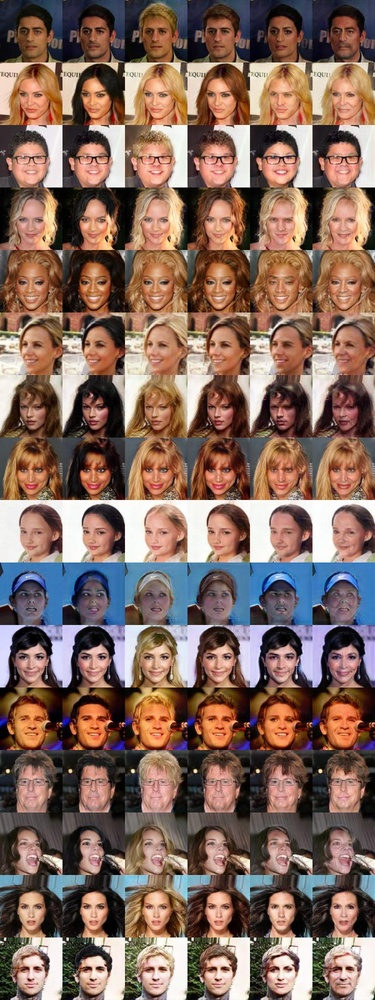
#> input picture Dataset/StarGAN/1-images.jpg, 375 x 1000 px, shrunk from 768 x 2048 before the run
$ python -i filter_def.py   (imports and definitions only)   (older library calls are emulated)
#> lines starting #> are read from the running program, lines starting #| are printed output that depends on the picture
#> further down, picture is the input picture: shape (1000, 375, 3); mean B, G, R 94.1, 105.1, 131.4
import cv2
import numpy as np

# 눈 필터
def eye(image) :
    tmp = image.copy()

    # Clahe (33)
    # RGB인 이미지를 Lab으로 바꾼다.
    # Lab = L(검점/흰색) A(초록/빨강) B(파랑/노랑)
    tmp = cv2.cvtColor(tmp, cv2.COLOR_BGR2Lab)
#> tmp: shape (1000, 375, 3); mean of channels 0, 1, 2 116.6, 138, 138.5

    # 이미지에서 rgb값을 추출한다.
    l, a, b = cv2.split(tmp)
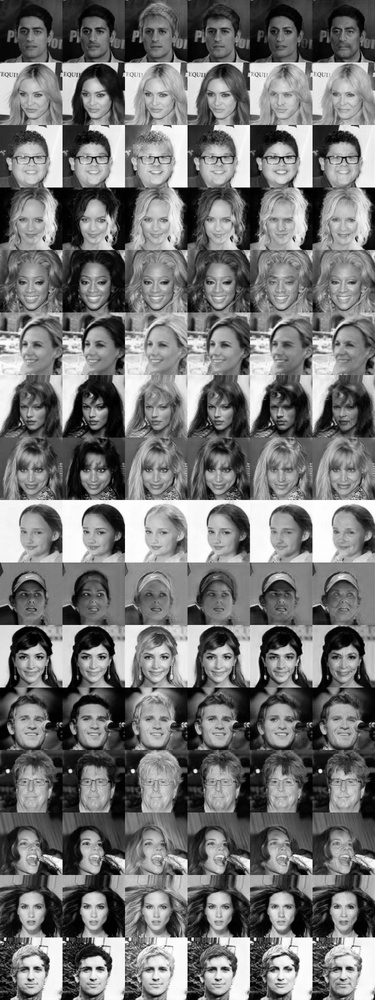
#> l: shape (1000, 375); min 0, max 255, mean 116.6
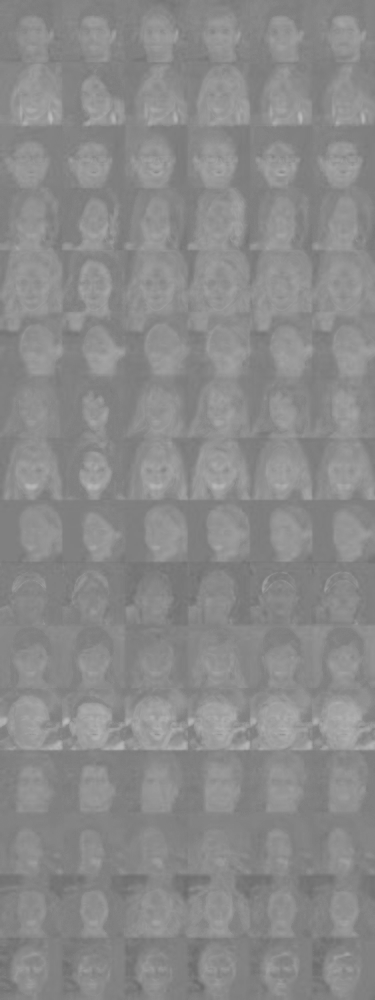
#> a: shape (1000, 375); min 107, max 187, mean 138
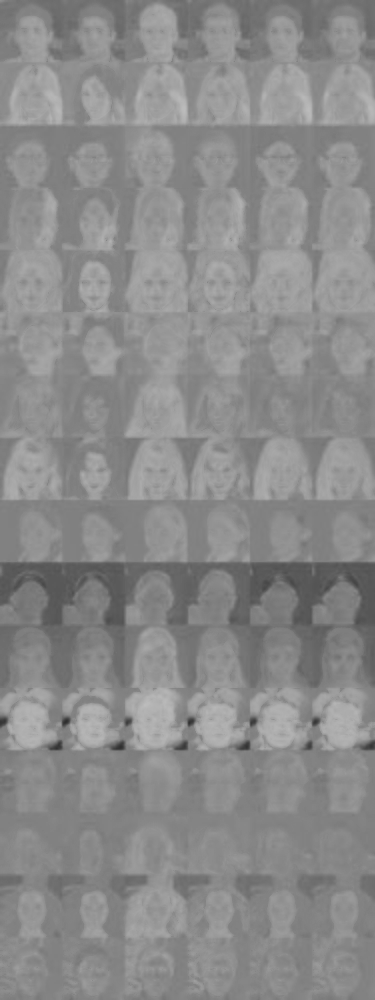
#> b: shape (1000, 375); min 46, max 188, mean 138.5

    # 세부변수인 ksize와 alpha값을 트랙바에서 가져온다.
    ksize = 1
    alpha = 1

    # CLAHE필터를 세부정보를 넣고 생성한다.
    clahe = cv2.createCLAHE(clipLimit=alpha, tileGridSize=(ksize, ksize))

    # ClAHE필터를 b에만 적용한다.
    dst = clahe.apply(l)

    # b를 CLAHE필터를 적용한 값으로 바꿔준다.
    l = dst.copy()

    # RGB를 합쳐서 3채널 이미지로 바꿔준다.
    tmp2 = cv2.merge((l, a, b))
#> tmp2: shape (1000, 375, 3); mean of channels 0, 1, 2 121.9, 138, 138.5

    # Lab으로 변경한 이미지를 다시 RGB로 바꿔준다.
    work = cv2.cvtColor(tmp2, cv2.COLOR_LAB2BGR)

    # Emboss (32)
    work = cv2.cvtColor(work, cv2.COLOR_RGB2GRAY)
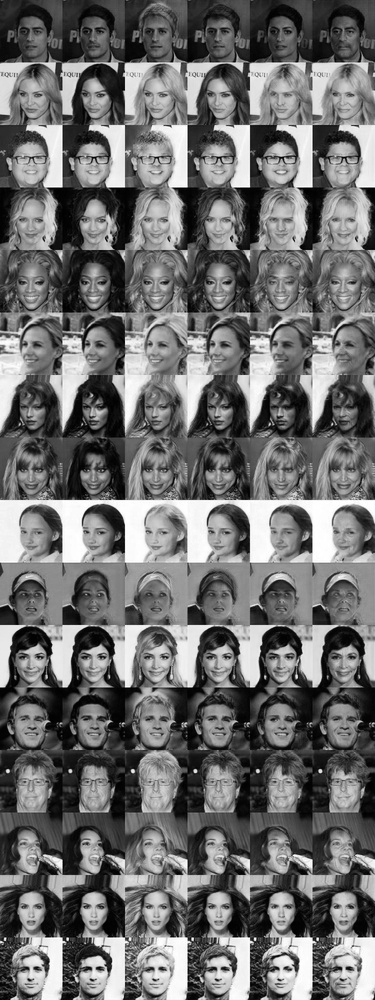
#> work: shape (1000, 375); min 1, max 255, mean 110.3
    Kernel_emboss = np.array([[-2, -1, 0], [-1, 1, 1], [0, 1, 2]])
    work = cv2.filter2D(work, cv2.CV_8U, Kernel_emboss)
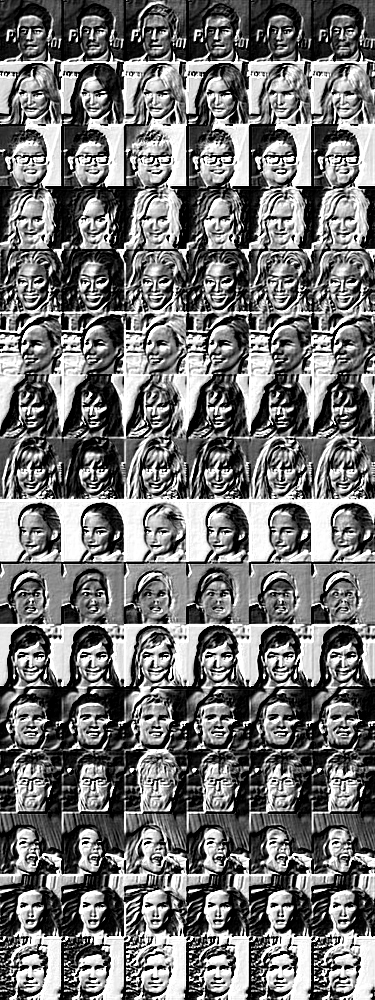
#> work: shape (1000, 375); min 0, max 255, mean 115.5
    work = cv2.cvtColor(work, cv2.COLOR_GRAY2RGB)
#> work: shape (1000, 375, 3)

    # Histogram_Equalization (31)
    work = cv2.cvtColor(work, cv2.COLOR_RGB2GRAY)
    cv2.equalizeHist(work, work)
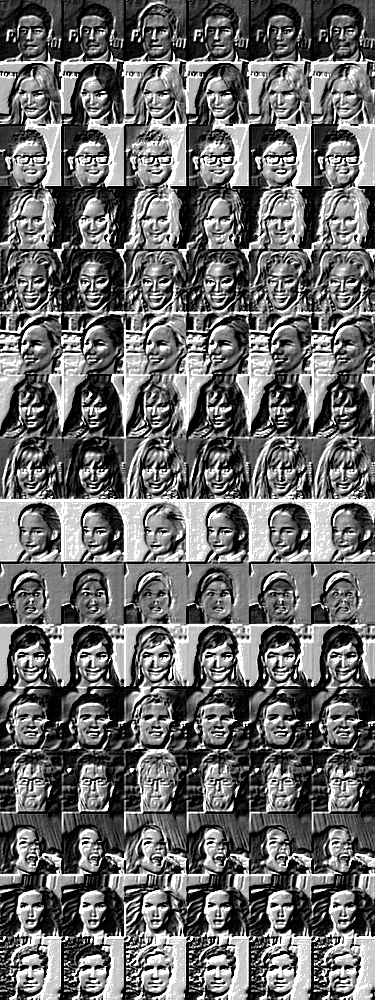
#> work: shape (1000, 375); min 0, max 255, mean 106.5
    work = cv2.cvtColor(work, cv2.COLOR_GRAY2RGB)
#> work: shape (1000, 375, 3)

    # Bilateral
    work = cv2.bilateralFilter(work, 5, 255, 255)
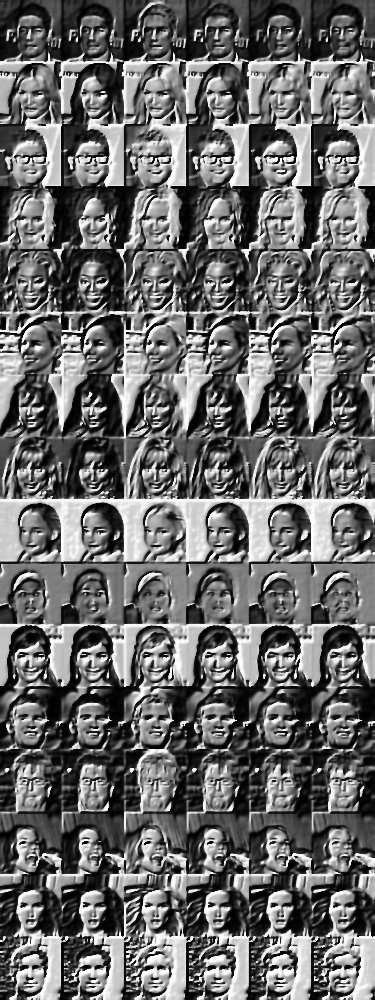
#> work: shape (1000, 375, 3); min 0, max 255, mean 106.2
    work = cv2.bilateralFilter(work, 5, 255, 255)
    work = cv2.cvtColor(work, cv2.COLOR_RGB2GRAY)
#> work: shape (1000, 375)

    work = cv2.cvtColor(work, cv2.COLOR_GRAY2RGB)

    # 필터 통과한 이미지 변수에 넣기
    return work


# 코 필터
# [461 lines left out: functions nose, mouth, face_gridnoise, face_dotnoise, face_blur, eye_glasses and 13 more, not called in this run]

>>> import cv2
>>> picture = cv2.imread('../Dataset/StarGAN/1-images.jpg')
>>> result = eye(picture)

$ run again, on Dataset/StarGAN/10-images.jpg
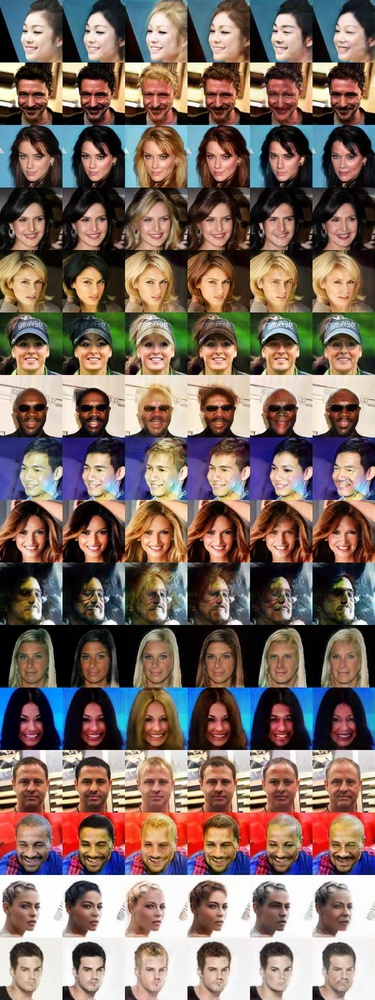
#> input picture Dataset/StarGAN/10-images.jpg, 375 x 1000 px, shrunk from 768 x 2048 before the run
#> picture is the input picture: shape (1000, 375, 3); mean B, G, R 99, 107.4, 126.8
#> tmp: shape (1000, 375, 3); mean of channels 0, 1, 2 117.7, 136, 136.3
#> in eye, `l, a, b = cv2.split(tmp)`:
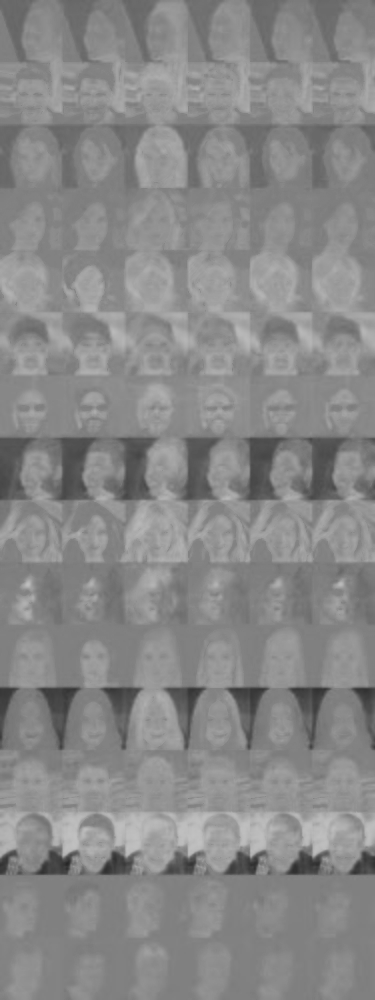
#> b: shape (1000, 375); min 38, max 193, mean 136.3
#> tmp2: shape (1000, 375, 3); mean of channels 0, 1, 2 118.5, 136, 136.3
#> in eye, `work = cv2.bilateralFilter(work, 5, 255, 255)`:
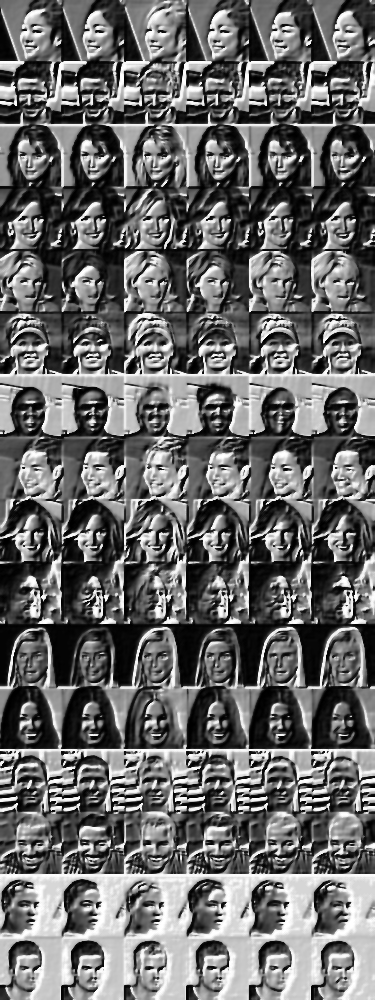
#> work: shape (1000, 375, 3); min 0, max 255, mean 106.1

$ run again, on Dataset/StarGAN/11-images.jpg
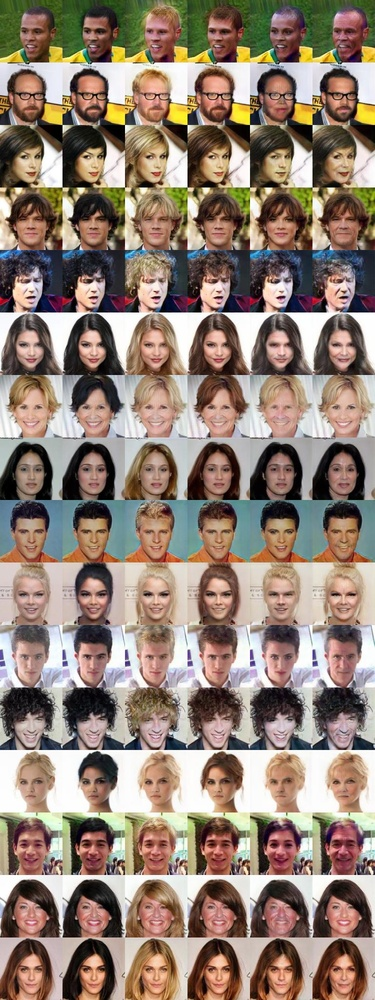
#> input picture Dataset/StarGAN/11-images.jpg, 375 x 1000 px, shrunk from 768 x 2048 before the run
#> picture is the input picture: shape (1000, 375, 3); mean B, G, R 116.1, 128.8, 146.5
#> tmp: shape (1000, 375, 3); mean of channels 0, 1, 2 137.8, 133.5, 137.7
#> in eye, `l, a, b = cv2.split(tmp)`:
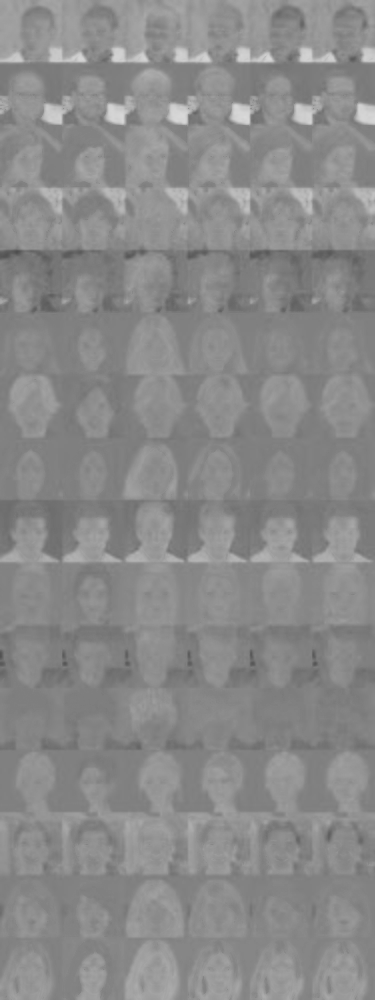
#> b: shape (1000, 375); min 79, max 217, mean 137.7
#> tmp2: shape (1000, 375, 3); mean of channels 0, 1, 2 134.3, 133.5, 137.7
#> in eye, `work = cv2.bilateralFilter(work, 5, 255, 255)`:
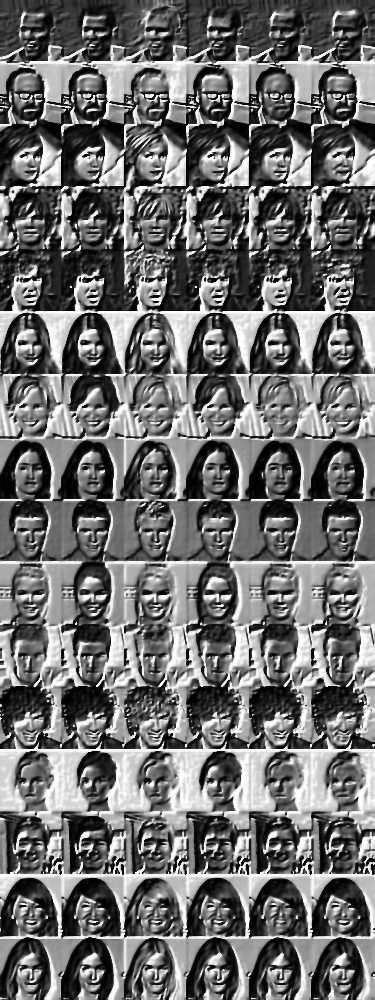
#> work: shape (1000, 375, 3); min 0, max 255, mean 109.5

$ run again, on Dataset/StarGAN/12-images.jpg
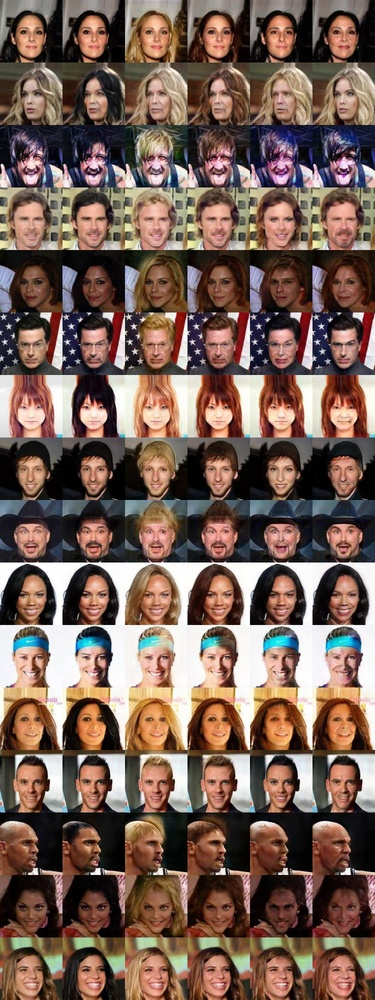
#> input picture Dataset/StarGAN/12-images.jpg, 375 x 1000 px, shrunk from 768 x 2048 before the run
#> picture is the input picture: shape (1000, 375, 3); mean B, G, R 85.8, 96.5, 120
#> tmp: shape (1000, 375, 3); mean of channels 0, 1, 2 106.3, 136.6, 137.9
#> tmp2: shape (1000, 375, 3); mean of channels 0, 1, 2 112.8, 136.6, 137.9
#> in eye, `work = cv2.bilateralFilter(work, 5, 255, 255)`:
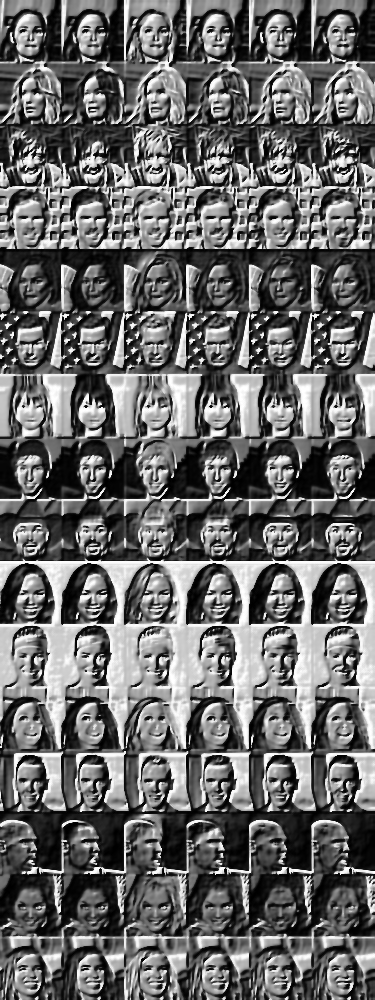
#> work: shape (1000, 375, 3); min 0, max 255, mean 104.6
